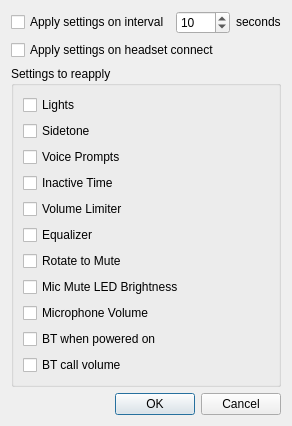
<?xml version="1.0" encoding="UTF-8"?>
<ui version="4.0">
 <class>ReapplyConfigWindow</class>
 <widget class="QDialog" name="ReapplyConfigWindow">
  <property name="geometry">
   <rect>
    <x>0</x>
    <y>0</y>
    <width>284</width>
    <height>377</height>
   </rect>
  </property>
  <property name="windowTitle">
   <string>Reapply Config Settings</string>
  </property>
  <layout class="QVBoxLayout" name="verticalLayout">
   <item>
    <layout class="QHBoxLayout" name="reapplyAtIntervalLayout">
     <property name="sizeConstraint">
      <enum>QLayout::SizeConstraint::SetDefaultConstraint</enum>
     </property>
     <item>
      <widget class="QCheckBox" name="reapplyEnableCheckBox">
       <property name="text">
        <string>Apply settings on interval</string>
       </property>
      </widget>
     </item>
     <item>
      <widget class="QSpinBox" name="intervalSpinBox">
       <property name="minimum">
        <number>1</number>
       </property>
       <property name="maximum">
        <number>3600</number>
       </property>
       <property name="value">
        <number>10</number>
       </property>
      </widget>
     </item>
     <item>
      <widget class="QLabel" name="secondsLabel">
       <property name="sizePolicy">
        <sizepolicy hsizetype="Minimum" vsizetype="Fixed">
         <horstretch>0</horstretch>
         <verstretch>0</verstretch>
        </sizepolicy>
       </property>
       <property name="text">
        <string>seconds</string>
       </property>
      </widget>
     </item>
     <item>
      <spacer name="horizontalSpacer">
       <property name="orientation">
        <enum>Qt::Orientation::Horizontal</enum>
       </property>
       <property name="sizeHint" stdset="0">
        <size>
         <width>40</width>
         <height>20</height>
        </size>
       </property>
      </spacer>
     </item>
    </layout>
   </item>
   <item>
    <widget class="QCheckBox" name="connectApplyCheckBox">
     <property name="text">
      <string>Apply settings on headset connect</string>
     </property>
    </widget>
   </item>
   <item>
    <widget class="QGroupBox" name="groupBox">
     <property name="title">
      <string>Settings to reapply</string>
     </property>
     <layout class="QVBoxLayout" name="verticalLayout_2">
      <item>
       <widget class="QCheckBox" name="cap_lights">
        <property name="text">
         <string>Lights</string>
        </property>
       </widget>
      </item>
      <item>
       <widget class="QCheckBox" name="cap_sidetone">
        <property name="text">
         <string>Sidetone</string>
        </property>
       </widget>
      </item>
      <item>
       <widget class="QCheckBox" name="cap_voice_prompts">
        <property name="text">
         <string>Voice Prompts</string>
        </property>
       </widget>
      </item>
      <item>
       <widget class="QCheckBox" name="cap_inactive_time">
        <property name="text">
         <string>Inactive Time</string>
        </property>
       </widget>
      </item>
      <item>
       <widget class="QCheckBox" name="cap_volume_limiter">
        <property name="text">
         <string>Volume Limiter</string>
        </property>
       </widget>
      </item>
      <item>
       <widget class="QCheckBox" name="cap_equalizer">
        <property name="text">
         <string>Equalizer</string>
        </property>
       </widget>
      </item>
      <item>
       <widget class="QCheckBox" name="cap_rotate_to_mute">
        <property name="text">
         <string>Rotate to Mute</string>
        </property>
       </widget>
      </item>
      <item>
       <widget class="QCheckBox" name="cap_mic_mute_led">
        <property name="text">
         <string>Mic Mute LED Brightness</string>
        </property>
       </widget>
      </item>
      <item>
       <widget class="QCheckBox" name="cap_mic_volume">
        <property name="text">
         <string>Microphone Volume</string>
        </property>
       </widget>
      </item>
      <item>
       <widget class="QCheckBox" name="cap_bt_power">
        <property name="text">
         <string>BT when powered on</string>
        </property>
       </widget>
      </item>
      <item>
       <widget class="QCheckBox" name="cap_bt_volume">
        <property name="text">
         <string>BT call volume</string>
        </property>
       </widget>
      </item>
     </layout>
    </widget>
   </item>
   <item>
    <widget class="QDialogButtonBox" name="buttonBox">
     <property name="orientation">
      <enum>Qt::Orientation::Horizontal</enum>
     </property>
     <property name="standardButtons">
      <set>QDialogButtonBox::StandardButton::Cancel|QDialogButtonBox::StandardButton::Ok</set>
     </property>
    </widget>
   </item>
  </layout>
 </widget>
 <resources/>
 <connections>
  <connection>
   <sender>buttonBox</sender>
   <signal>accepted()</signal>
   <receiver>ReapplyConfigWindow</receiver>
   <slot>accept()</slot>
   <hints>
    <hint type="sourcelabel">
     <x>248</x>
     <y>254</y>
    </hint>
    <hint type="destinationlabel">
     <x>157</x>
     <y>274</y>
    </hint>
   </hints>
  </connection>
  <connection>
   <sender>buttonBox</sender>
   <signal>rejected()</signal>
   <receiver>ReapplyConfigWindow</receiver>
   <slot>reject()</slot>
   <hints>
    <hint type="sourcelabel">
     <x>316</x>
     <y>260</y>
    </hint>
    <hint type="destinationlabel">
     <x>286</x>
     <y>274</y>
    </hint>
   </hints>
  </connection>
 </connections>
</ui>
